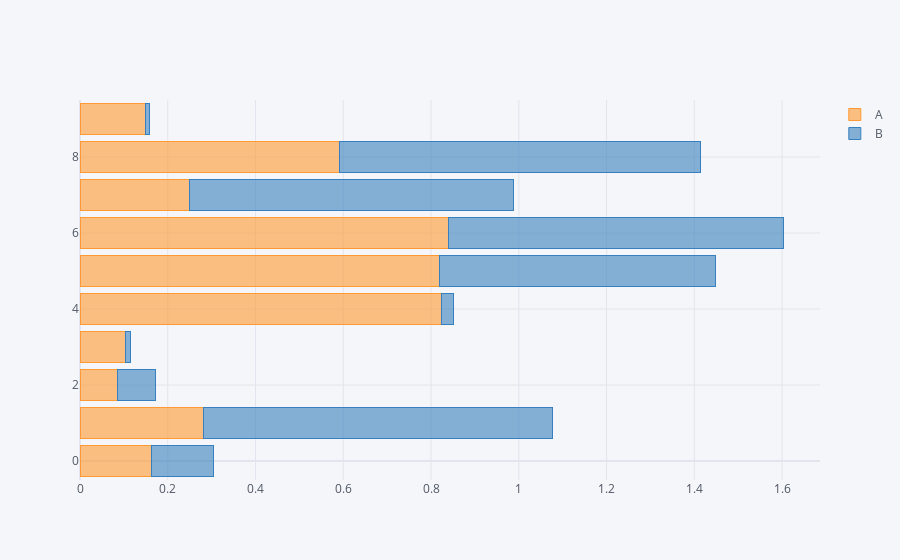

Notebook code for this chart:
### Code cell
df.iplot(kind='bar', barmode='stack', orientation='h')

### Figure 1 — Plotly figure (JSON) as saved in the notebook; plotly's stock layout.template omitted (floating-point values rounded to 4 significant figures)
{"data": [{"marker": {"color": "rgba(255, 153, 51, 0.6)", "line": {"color": "rgba(255, 153, 51, 1.0)", "width": 1}}, "name": "A", "orientation": "h", "text": "", "type": "bar", "x": [0.1633, 0.2819, 0.08466, 0.1045, 0.8244, 0.8189, 0.8389, 0.2506, 0.5917, 0.1483], "y": [0, 1, 2, 3, 4, 5, 6, 7, 8, 9]}, {"marker": {"color": "rgba(55, 128, 191, 0.6)", "line": {"color": "rgba(55, 128, 191, 1.0)", "width": 1}}, "name": "B", "orientation": "h", "text": "", "type": "bar", "x": [0.1401, 0.795, 0.08784, 0.01093, 0.02679, 0.6285, 0.7632, 0.738, 0.8231, 0.009416], "y": [0, 1, 2, 3, 4, 5, 6, 7, 8, 9]}], "layout": {"autosize": true, "barmode": "stack", "legend": {"bgcolor": "#F5F6F9", "font": {"color": "#4D5663"}, "traceorder": "normal"}, "paper_bgcolor": "#F5F6F9", "plot_bgcolor": "#F5F6F9", "title": {"font": {"color": "#4D5663"}}, "xaxis": {"autorange": true, "gridcolor": "#E1E5ED", "range": [0, 1.686], "showgrid": true, "tickfont": {"color": "#4D5663"}, "title": {"font": {"color": "#4D5663"}, "text": ""}, "type": "linear", "zerolinecolor": "#E1E5ED"}, "yaxis": {"autorange": true, "gridcolor": "#E1E5ED", "range": [-0.5, 9.5], "showgrid": true, "tickfont": {"color": "#4D5663"}, "title": {"font": {"color": "#4D5663"}, "text": ""}, "type": "linear", "zerolinecolor": "#E1E5ED"}}}
